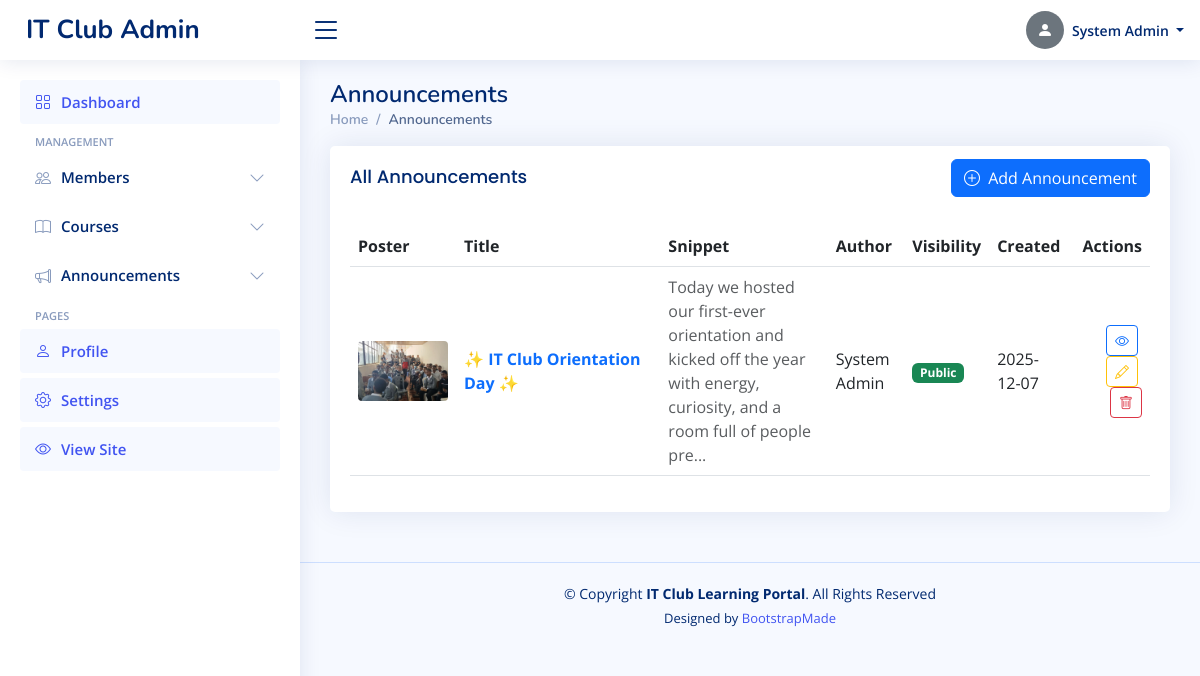
/admin/announcements (signed in), run on the app's committed database.
### tables this page shows
CREATE TABLE admins (
        id INTEGER PRIMARY KEY AUTOINCREMENT,
        full_name TEXT NOT NULL,
        username TEXT UNIQUE NOT NULL,
        email TEXT UNIQUE NOT NULL,
        password TEXT NOT NULL,
        role TEXT NOT NULL,
        created_at TIMESTAMP DEFAULT CURRENT_TIMESTAMP
    , profile_picture TEXT);

CREATE TABLE announcements (
        id INTEGER PRIMARY KEY AUTOINCREMENT,
        title TEXT NOT NULL,
        content TEXT NOT NULL,
        author_id INTEGER,
        is_public INTEGER DEFAULT 1,
        created_at TIMESTAMP DEFAULT CURRENT_TIMESTAMP, poster TEXT,
        FOREIGN KEY (author_id) REFERENCES admins (id)
    );

### app.py (the view)
@app.route('/admin/announcements')
@admin_required
def admin_announcements():
    db = get_db()
    rows = db.execute('''
        SELECT a.*, ad.full_name as author_name
        FROM announcements a
        LEFT JOIN admins ad ON a.author_id = ad.id
        ORDER BY a.created_at DESC
    ''').fetchall()
    announcements_list = []
    for r in rows:
        d = row_to_dict(r)
        if d:
            d['poster'] = resolve_media_path(d.get('poster'))
        announcements_list.append(d)
    return render_template('admin/announcements.html', announcements=announcements_list)

### app.py (called while the page is built)
def get_db():
    if 'db' not in g:
        g.db = sqlite3.connect(app.config['DATABASE'])
        g.db.row_factory = sqlite3.Row
    return g.db

def admin_required(f):
    @functools.wraps(f)
    def decorated(*args, **kwargs):
        if 'admin_id' not in session:
            flash('Admin login required.', 'error')
            return redirect(url_for('admin_login'))
        return f(*args, **kwargs)
    return decorated

def row_to_dict(row):
	if row is None:
		return None
	try:
		return {k: row[k] for k in row.keys()}
	except Exception:
		try:
			return dict(row)
		except Exception:
			return row

def resolve_media_path(val):
	if not val:
		return None
	val = str(val)
	if val.startswith('http://') or val.startswith('https://') or val.startswith('/'):
		return val
	return url_for('static', filename=val)

### templates/admin/announcements.html (shortened to what this page needs)
<!DOCTYPE html>
<html lang="en">
<head>
  <link href="{{ url_for('static', filename='vendor/bootstrap/css/bootstrap.min.css') }}" rel="stylesheet">
  <link href="{{ url_for('static', filename='vendor/bootstrap-icons/bootstrap-icons.css') }}" rel="stylesheet">
  <link href="{{ url_for('static', filename='vendor/boxicons/css/boxicons.min.css') }}" rel="stylesheet">
  <link href="{{ url_for('static', filename='vendor/quill/quill.snow.css') }}" rel="stylesheet">
  <link href="{{ url_for('static', filename='vendor/quill/quill.bubble.css') }}" rel="stylesheet">
  <link href="{{ url_for('static', filename='vendor/remixicon/remixicon.css') }}" rel="stylesheet">
  <link href="{{ url_for('static', filename='vendor/simple-datatables/style.css') }}" rel="stylesheet">
  <link rel="stylesheet" href="https://cdn.jsdelivr.net/npm/bootstrap-icons@1.10.5/font/bootstrap-icons.css">
  <link rel="stylesheet" href="https://cdnjs.cloudflare.com/ajax/libs/boxicons/2.1.4/css/boxicons.min.css">
  <link rel="stylesheet" href="https://cdn.jsdelivr.net/npm/remixicon@2.5.0/fonts/remixicon.css">
  <link href="{{ url_for('static', filename='css/style.css') }}" rel="stylesheet">
</head>
<body>
  <header id="header" class="header fixed-top d-flex align-items-center">
    <div class="d-flex align-items-center justify-content-between">
      <a href="{{ url_for('admin_dashboard') }}" class="logo d-flex align-items-center">
        <span class="d-none d-lg-block">IT Club Admin</span>
      </a>
      <i class="bi bi-list toggle-sidebar-btn"></i>
    </div>
    <nav class="header-nav ms-auto">
      <ul class="d-flex align-items-center">
        <li class="nav-item dropdown pe-3">
          <a class="nav-link nav-profile d-flex align-items-center pe-0" href="#" data-bs-toggle="dropdown">
            {% set _avatar_src = None %}
            {% if admin and admin.profile_picture %}
              {% if admin.profile_picture.startswith('http') or admin.profile_picture.startswith('/') %}
                {% set _avatar_src = admin.profile_picture %}
              {% else %}
                {% set _avatar_src = url_for('static', filename=admin.profile_picture) %}
              {% endif %}
            {% endif %}
            {% if _avatar_src %}
              <img src="{{ _avatar_src }}" alt="Profile" class="rounded-circle">
            {% else %}
              <div class="rounded-circle bg-secondary d-flex align-items-center justify-content-center" style="width:38px;height:38px;">
                <i class="bi bi-person-fill text-white"></i>
              </div>
            {% endif %}
            <span class="d-none d-md-block dropdown-toggle ps-2">
              {{ session.get('admin_name', 'Admin') }}
            </span>
          </a>
        </li>
      </ul>
    </nav>
  </header>
  <aside id="sidebar" class="sidebar">
    <ul class="sidebar-nav" id="sidebar-nav">
      <li class="nav-item">
        <a class="nav-link active" href="{{ url_for('admin_dashboard') }}">
          <i class="bi bi-grid"></i>
          <span>Dashboard</span>
        </a>
      </li>
      <li class="nav-heading">Management</li>
      <li class="nav-item">
        <a class="nav-link collapsed" data-bs-target="#members-nav" data-bs-toggle="collapse" href="#">
          <i class="bi bi-people"></i><span>Members</span><i class="bi bi-chevron-down ms-auto"></i>
        </a>
      </li>
      <li class="nav-item">
        <a class="nav-link collapsed" data-bs-target="#courses-nav" data-bs-toggle="collapse" href="#">
          <i class="bi bi-book"></i><span>Courses</span><i class="bi bi-chevron-down ms-auto"></i>
        </a>
      </li>
      <li class="nav-item">
        <a class="nav-link collapsed" data-bs-target="#announcements-nav" data-bs-toggle="collapse" href="#">
          <i class="bi bi-megaphone"></i><span>Announcements</span><i class="bi bi-chevron-down ms-auto"></i>
        </a>
      </li>
      <li class="nav-heading">Pages</li>
      <li class="nav-item">
        <a class="nav-link" href="{{ url_for('admin_profile') }}">
          <i class="bi bi-person"></i>
          <span>Profile</span>
        </a>
      </li>
      <li class="nav-item">
        <a class="nav-link" href="{{ url_for('admin_settings') }}">
          <i class="bi bi-gear"></i>
          <span>Settings</span>
        </a>
      </li>
      <li class="nav-item">
        <a class="nav-link" href="{{ url_for('index') }}" target="_blank">
          <i class="bi bi-eye"></i>
          <span>View Site</span>
        </a>
      </li>
    </ul>
  </aside>
  <main id="main" class="main">
    <div class="pagetitle">
      <h1>Announcements</h1>
      <nav>
        <ol class="breadcrumb">
          <li class="breadcrumb-item"><a href="{{ url_for('admin_dashboard') }}">Home</a></li>
          <li class="breadcrumb-item active">Announcements</li>
        </ol>
      </nav>
    </div>
    <section class="section dashboard">
      <div class="row">
        <div class="col-12">
          <div class="card">
            <div class="card-body">
              <div class="d-flex justify-content-between align-items-center mb-3">
                <h5 class="card-title">All Announcements</h5>
                <a href="{{ url_for('add_announcement') }}" class="btn btn-primary"><i class="bi bi-plus-circle me-1"></i> Add Announcement</a>
              </div>
              {% if announcements %}
              <div class="table-responsive">
                <table class="table table-hover align-middle">
                  <thead>
                    <tr>
                      <th>Poster</th>
                      <th>Title</th>
                      <th>Snippet</th>
                      <th>Author</th>
                      <th>Visibility</th>
                      <th>Created</th>
                      <th class="text-end">Actions</th>
                    </tr>
                  </thead>
                  <tbody>
                    {% for a in announcements %}
                    <tr>
                      <td style="width:100px;">
                        {% if a['poster'] %}
                        <img src="{{ a['poster'] }}" alt="poster" style="width:90px; height:60px; object-fit:cover; border-radius:4px;">
                        {% else %}
                        <img src="{{ url_for('static', filename='img/default-poster.png') }}" alt="no-poster" style="width:90px; height:60px; object-fit:cover; border-radius:4px; opacity:0.6;">
                        {% endif %}
                      </td>
                      <td style="min-width:200px;">
                        <a href="{{ url_for('view_announcement', announcement_id=a['id']) }}" class="fw-bold text-primary">{{ a['title'] }}</a>
                      </td>
                      <td class="text-muted">{{ (a['content'][:120] ~ ('...' if a['content']|length > 120 else '')) }}</td>
                      <td>{{ a['author_name'] or 'System' }}</td>
                      <td>
                        {% if a['is_public'] == 1 or a['is_public'] == '1' %}
                          <span class="badge bg-success">Public</span>
                        {% else %}
                          <span class="badge bg-secondary">Private</span>
                        {% endif %}
                      </td>
                      <td>{{ a['created_at'][:10] if a['created_at'] else 'N/A' }}</td>
                      <td class="text-end">
                        <a href="{{ url_for('view_announcement', announcement_id=a['id']) }}" class="btn btn-sm btn-outline-primary me-1" title="View"><i class="bi bi-eye"></i></a>
                        <a href="{{ url_for('edit_announcement', announcement_id=a['id']) }}" class="btn btn-sm btn-outline-warning me-1" title="Edit"><i class="bi bi-pencil"></i></a>
                        <form action="{{ url_for('delete_announcement', announcement_id=a['id']) }}" method="post" style="display:inline" onsubmit="return confirm('Delete this announcement?');">
                          <button type="submit" class="btn btn-sm btn-outline-danger" title="Delete"><i class="bi bi-trash"></i></button>
                        </form>
                      </td>
                    </tr>
                    {% endfor %}
                  </tbody>
                </table>
              </div>
              {% else %}
                <div class="text-center py-4">
                  <i class="bi bi-megaphone display-4 text-muted"></i>
                  <p class="text-muted mt-2">No announcements found.</p>
                  <a href="{{ url_for('add_announcement') }}" class="btn btn-primary">Create first announcement</a>
                </div>
              {% endif %}
            </div>
          </div>
        </div>
      </div>
    </section>
  </main>
  <footer id="footer" class="footer">
    <div class="copyright">
      &copy; Copyright <strong><span>IT Club Learning Portal</span></strong>. All Rights Reserved
    </div>
    <div class="credits">
      Designed by <a href="https://bootstrapmade.com/">BootstrapMade</a>
    </div>
  </footer>
</body>
</html>

### static/css/style.css (style rules this page uses)
:root { scroll-behavior: smooth; }
body { font-family: "Open Sans", sans-serif; background: #f6f9ff; color: #444444; }
a { color: #4154f1; text-decoration: none; }
h1, h2, h3, h4, h5, h6 { font-family: "Nunito", sans-serif; }
#main { margin-top: 60px; padding: 20px 30px; transition: all 0.3s; }
.pagetitle { margin-bottom: 10px; }
.pagetitle h1 { font-size: 24px; margin-bottom: 0; font-weight: 600; color: #012970; }
.card { margin-bottom: 30px; border: none; border-radius: 5px; box-shadow: 0px 0 30px rgba(1, 41, 112, 0.1); }
.card-title { padding: 20px 0 15px 0; font-size: 18px; font-weight: 500; color: #012970; font-family: "Poppins", sans-serif; }
.card-body { padding: 0 20px 20px 20px; }
.breadcrumb { font-size: 14px; font-family: "Nunito", sans-serif; color: #899bbd; font-weight: 600; }
.breadcrumb a { color: #899bbd; transition: 0.3s; }
.breadcrumb .breadcrumb-item::before { color: #899bbd; }
.breadcrumb .active { color: #51678f; font-weight: 600; }
.logo { line-height: 1; }
@media (min-width: 1200px) { .logo { width: 280px; } }
.logo span { font-size: 26px; font-weight: 700; color: #012970; font-family: "Nunito", sans-serif; }
.header { transition: all 0.5s; z-index: 997; height: 60px; box-shadow: 0px 2px 20px rgba(1, 41, 112, 0.1); background-color: #fff; padding-left: 20px; }
.header .toggle-sidebar-btn { font-size: 32px; padding-left: 10px; cursor: pointer; color: #012970; }
.header-nav ul { list-style: none; }
.header-nav>ul { margin: 0; padding: 0; }
.header-nav .nav-profile { color: #012970; }
.header-nav .nav-profile span { font-size: 14px; font-weight: 600; }
.sidebar { position: fixed; top: 60px; left: 0; bottom: 0; width: 300px; z-index: 996; transition: all 0.3s; padding: 20px; overflow-y: auto; scrollbar-width: thin; scrollbar-color: #aab7cf transparent; box-shadow: 0px 0px 20px rgba(1, 41, 112, 0.1); background-color: #fff; }
@media (min-width: 1200px) { #main, #footer { margin-left: 300px; } }
.sidebar-nav { padding: 0; margin: 0; list-style: none; }
.sidebar-nav li { padding: 0; margin: 0; list-style: none; }
.sidebar-nav .nav-item { margin-bottom: 5px; }
.sidebar-nav .nav-heading { font-size: 11px; text-transform: uppercase; color: #899bbd; font-weight: 600; margin: 10px 0 5px 15px; }
.sidebar-nav .nav-link { display: flex; align-items: center; font-size: 15px; font-weight: 600; color: #4154f1; transition: 0.3; background: #f6f9ff; padding: 10px 15px; border-radius: 4px; }
.sidebar-nav .nav-link i { font-size: 16px; margin-right: 10px; color: #4154f1; }
.sidebar-nav .nav-link.collapsed { color: #012970; background: #fff; }
.sidebar-nav .nav-link.collapsed i { color: #899bbd; }
.sidebar-nav .nav-link .bi-chevron-down { margin-right: 0; transition: transform 0.2s ease-in-out; }
.footer { padding: 20px 0; font-size: 14px; transition: all 0.3s; border-top: 1px solid #cddfff; }
.footer .copyright { text-align: center; color: #012970; }
.footer .credits { padding-top: 5px; text-align: center; font-size: 13px; color: #012970; }

### data on the page
admins: get "System Admin"
announcements: poster (picture), title "✨ IT Club Orientation Day ✨", content "Today we hosted our first-ever orientation and kicked off the year with energy, curiosity, and a room full of people pre...", full_name "System Admin", is_public "Public", created_at "2025-12-07"
